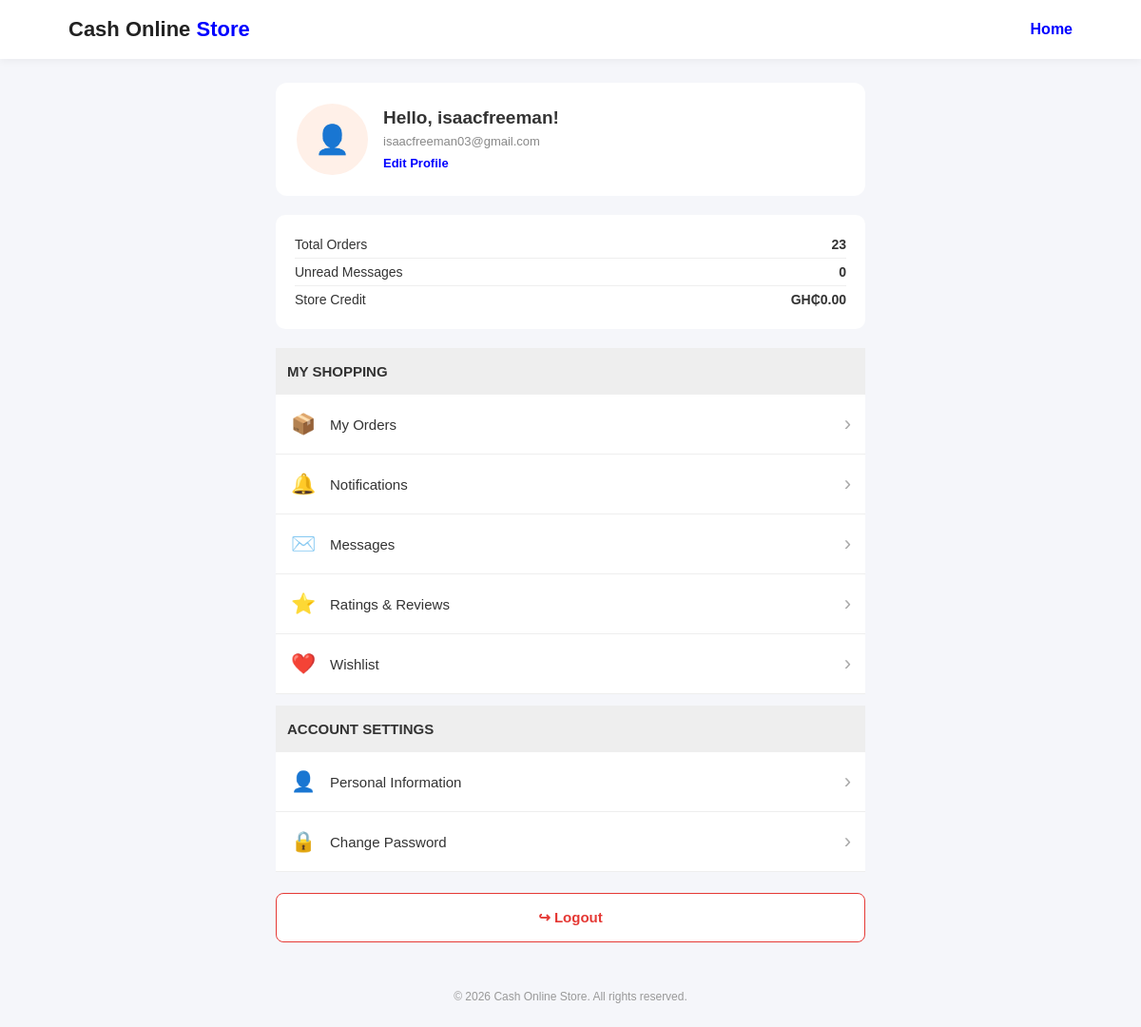
Before: /account (signed in) with the older database file.
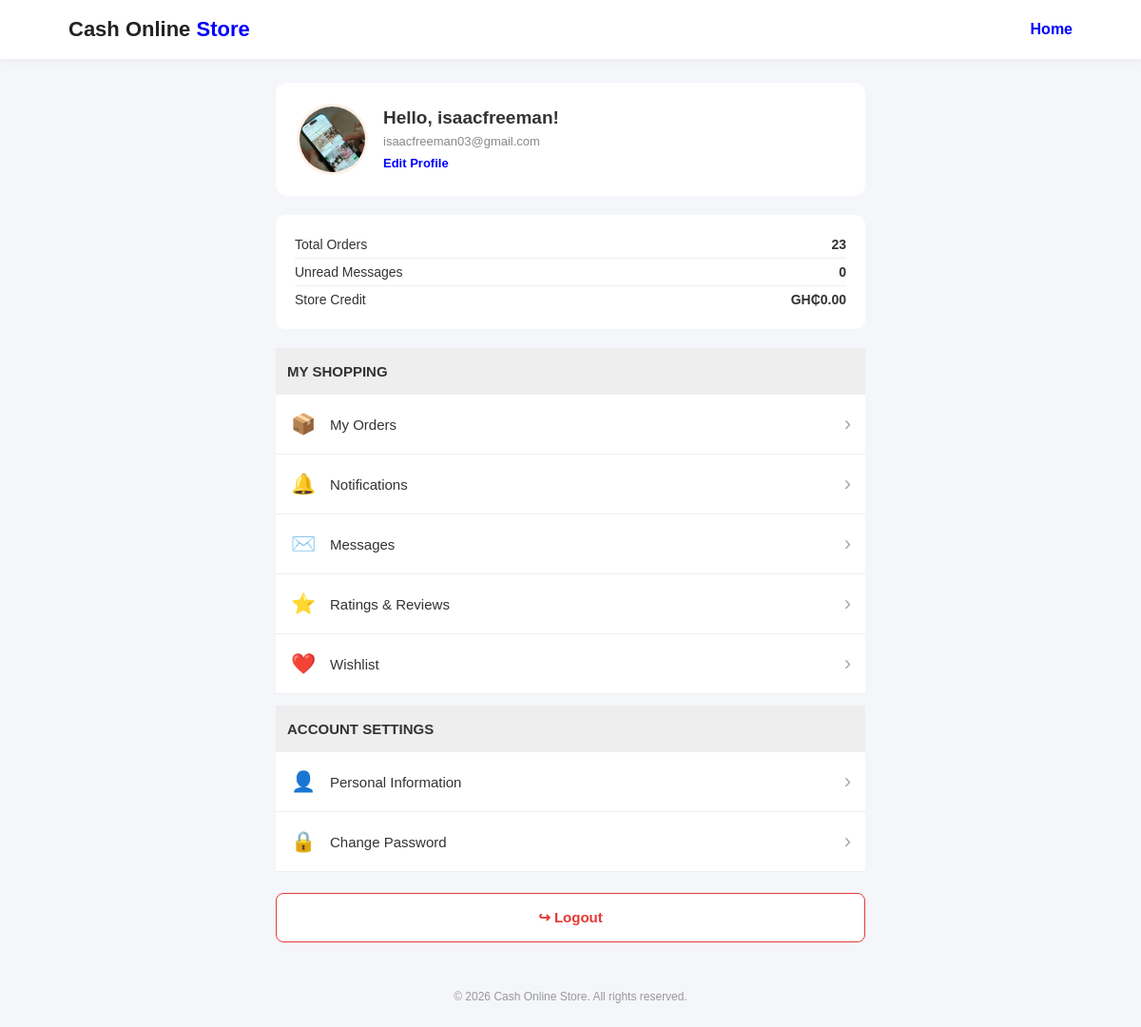
After: the same page with the newer database file.
### tables this page shows
CREATE TABLE users (
            id INTEGER PRIMARY KEY AUTOINCREMENT,
            name TEXT NOT NULL,
            email TEXT NOT NULL UNIQUE,
            password_hash TEXT NOT NULL,
            role TEXT NOT NULL CHECK(role IN ('buyer', 'seller')),
            created_at TIMESTAMP DEFAULT CURRENT_TIMESTAMP
        , profile_image TEXT, shop_description TEXT);

### app.py (the view)
@app.route("/account")
def account():
    if "user_id" not in session:
        return redirect(url_for("login"))
    connection = get_db_connection()
    try:
        user = connection.execute("""
            SELECT id, name, email, profile_image
            FROM users
            WHERE id = ?
        """, (session["user_id"],)).fetchone()
        if user is None:
            session.clear()
            return redirect(url_for("login"))
        order_count = connection.execute("""
            SELECT COUNT(*)
            FROM orders
            WHERE buyer_id = ?
        """, (session["user_id"],)).fetchone()[0]
    finally:
        connection.close()
    return render_template(
        "account.html",
        user=user,
        order_count=order_count
    )

### app.py (called while the page is built)
def get_db_connection():
    connection = sqlite3.connect(DATABASE)
    connection.row_factory = sqlite3.Row
    return connection

@app.context_processor
def inject_unread_messages():
    unread_messages = 0
    if "user_id" in session:
        connection = get_db_connection()
        try:
            unread_messages = connection.execute("""
                SELECT COUNT(*)
                FROM messages m
                JOIN conversations c
                    ON c.id = m.conversation_id
                WHERE m.is_read = 0
                AND m.sender_id != ?
                AND (c.buyer_id = ? OR c.seller_id = ?)
            """, (
                session["user_id"],
                session["user_id"],
                session["user_id"]
            )).fetchone()[0]
        finally:
            connection.close()
    return {
        "unread_messages": unread_messages
    }

### templates/account.html (shortened to what this page needs)
<!DOCTYPE html>
<html lang="en">
<head>
</head>
<body>
<header class="navbar">
    <a href="{{ url_for('home') }}" class="logo">
        Cash Online <span>Store</span>
    </a>
    <a href="{{ url_for('home') }}" class="home-link">
        Home
    </a>
</header>
<main class="account-container">
    <div class="profile-header">
        {% if user.profile_image %}
            <img
                src="{{ url_for('static', filename='uploads/' + user.profile_image) }}"
                alt="Profile Picture"
                class="profile-image"
            >
        {% else %}
            <div class="profile-placeholder">👤</div>
        {% endif %}
        <div class="profile-details">
            <h2>Hello, {{ user.name }}!</h2>
            <p>{{ user.email }}</p>
            <a href="{{ url_for('edit_account') }}"
               class="edit-link">
                Edit Profile
            </a>
        </div>
    </div>
    <div class="account-summary">
        <p>
            <span>Total Orders</span>
            <strong>{{ order_count }}</strong>
        </p>
        <p>
            <span>Unread Messages</span>
            <strong>{{ unread_messages }}</strong>
        </p>
        <p>
            <span>Store Credit</span>
            <strong>GH₵0.00</strong>
        </p>
    </div>
    <div class="section-heading">MY SHOPPING</div>
    <a href="{{ url_for('my_orders') }}" class="account-link">
        <span class="link-left">
            <span class="link-icon">📦</span>
            My Orders
        </span>
        <span class="arrow">›</span>
    </a>
    <a href="{{ url_for('notifications') }}" class="account-link">
        <span class="link-left">
            <span class="link-icon">🔔</span>
            Notifications
        </span>
        <span class="arrow">›</span>
    </a>
    <a href="{{ url_for('messages') }}" class="account-link">
        <span class="link-left">
            <span class="link-icon">✉️</span>
            Messages
        </span>
        {% if unread_messages > 0 %}
            <span class="account-badge">{{ unread_messages }}</span>
        {% else %}
            <span class="arrow">›</span>
        {% endif %}
    </a>
    <a href="{{ url_for('home') }}" class="account-link">
        <span class="link-left">
            <span class="link-icon">⭐</span>
            Ratings & Reviews
        </span>
        <span class="arrow">›</span>
    </a>
    <a href="{{ url_for('home') }}" class="account-link">
        <span class="link-left">
            <span class="link-icon">❤️</span>
            Wishlist
        </span>
        <span class="arrow">›</span>
    </a>
    <div class="section-heading">ACCOUNT SETTINGS</div>
    <a href="{{ url_for('edit_account') }}" class="account-link">
        <span class="link-left">
            <span class="link-icon">👤</span>
            Personal Information
        </span>
        <span class="arrow">›</span>
    </a>
    <a href="{{ url_for('change_password') }}" class="account-link">
        <span class="link-left">
            <span class="link-icon">🔒</span>
            Change Password
        </span>
        <span class="arrow">›</span>
    </a>
    <form method="POST"
          action="{{ url_for('logout') }}"
          class="logout-form">
        <button type="submit" class="logout-button">
            ↪ Logout
        </button>
    </form>
</main>
<footer>
    © 2026 Cash Online Store. All rights reserved.
</footer>
</body>
</html>

### templates/account.html (style rules this page uses)
* { margin: 0; padding: 0; box-sizing: border-box; font-family: Arial, sans-serif; }
body { background: #f5f6fa; color: #333; }
.navbar { background: white; padding: 18px 6%; display: flex; justify-content: space-between; align-items: center; box-shadow: 0 2px 8px rgba(0,0,0,0.05); }
.logo { font-size: 22px; font-weight: bold; color: #222; text-decoration: none; }
.logo span { color: blue; }
.home-link { color: blue; text-decoration: none; font-weight: bold; }
.account-container { max-width: 650px; margin: 25px auto; padding: 0 15px; }
.profile-header { display: flex; align-items: center; gap: 16px; background: white; padding: 22px; border-radius: 12px; margin-bottom: 20px; }
.profile-image, .profile-placeholder { width: 75px; height: 75px; border-radius: 50%; object-fit: cover; border: 3px solid #fff0e8; }
.profile-details h2 { font-size: 19px; margin-bottom: 6px; }
.profile-details p { color: #888; font-size: 13px; }
.edit-link { display: inline-block; color: blue; font-size: 13px; margin-top: 8px; text-decoration: none; font-weight: bold; }
.account-summary { background: white; padding: 17px 20px; border-radius: 10px; margin-bottom: 20px; line-height: 2; }
.account-summary p { display: flex; justify-content: space-between; border-bottom: 1px solid #eee; font-size: 14px; }
.account-summary p:last-child { border-bottom: none; }
.section-heading { font-size: 15px; font-weight: bold; padding: 16px 12px; background: #eee; margin-top: 12px; }
.account-link { display: flex; align-items: center; justify-content: space-between; background: white; padding: 18px 15px; border-bottom: 1px solid #eee; color: #333; text-decoration: none; transition: 0.2s; }
.link-left { display: flex; align-items: center; gap: 14px; font-size: 15px; }
.link-icon { font-size: 21px; width: 28px; text-align: center; }
.arrow { color: #aaa; font-size: 22px; }
.logout-form { margin-top: 22px; }
.logout-button { width: 100%; padding: 16px; background: white; border: 1px solid #e53935; color: #e53935; border-radius: 8px; font-size: 15px; font-weight: bold; cursor: pointer; }
footer { text-align: center; color: #999; font-size: 12px; padding: 25px 10px; }

Changed rows visible on the page:
changed users "isaacfreeman": profile_image: picture added
